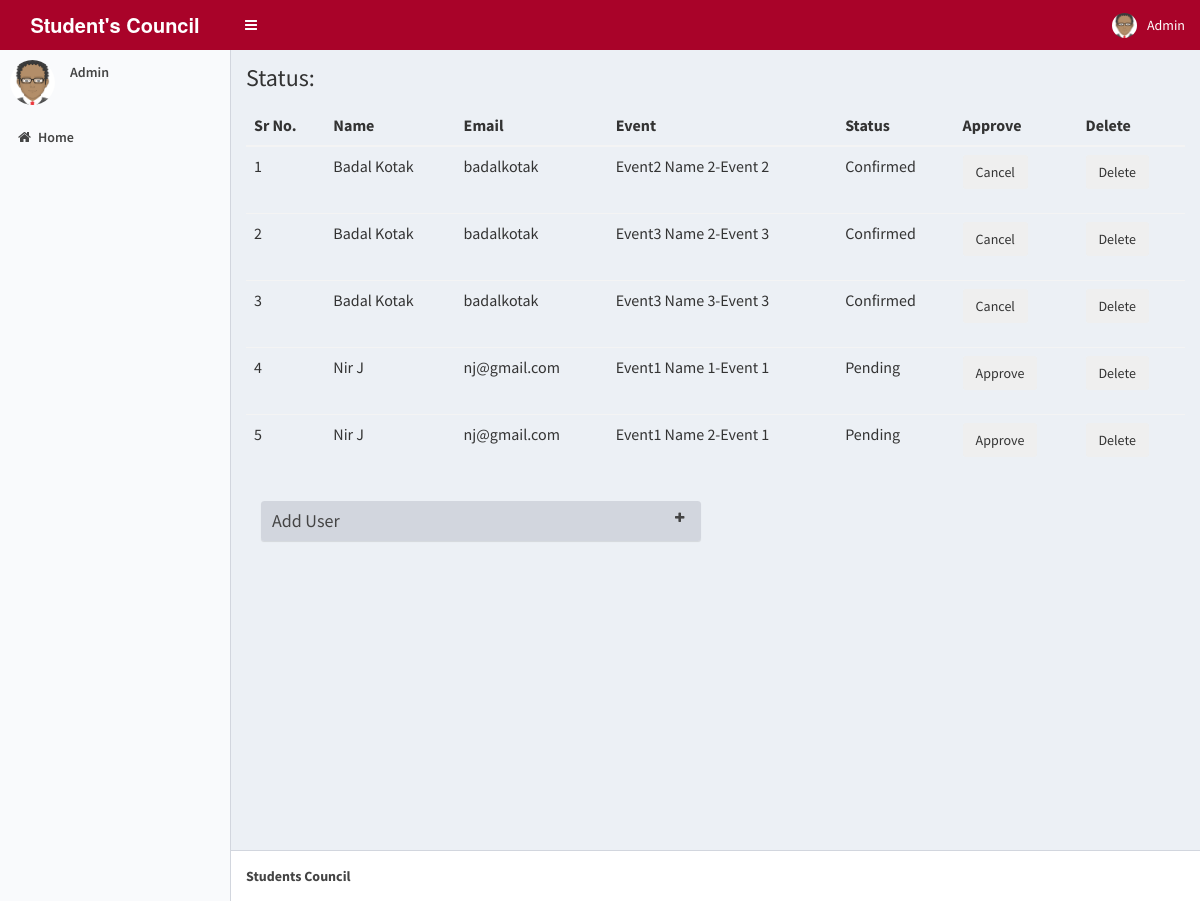
Screenshot of /backend/Admin/status.php (signed in) with the database file from the repository.
### tables this page shows
CREATE TABLE `user` (
  `Fullname` varchar(30) NOT NULL,
  `Username` varchar(100) NOT NULL,
  `BranchnYear` varchar(20) NOT NULL,
  `College` varchar(40) NOT NULL,
  `Contact` varchar(10) NOT NULL,
  `EventType` varchar(15) NOT NULL,
  `EventRegistered` varchar(30) NOT NULL,
  `ConfirmationStatus` varchar(1) NOT NULL,
  `id` int(11) NOT NULL
);

### backend/Admin/status.php (the view, shortened to what this page needs)
<html>
  <head>
    <link rel="stylesheet" href="AdminLTE/bootstrap/css/bootstrap.min.css">
    <link rel="stylesheet" href="AdminLTE/dist/font-awesome/css/font-awesome.min.css">
    <link rel="stylesheet" href="AdminLTE/dist/css/ionicons.min.css">
    <link rel="stylesheet" href="AdminLTE/dist/css/AdminLTE.min.css">
    <link rel="stylesheet" href="AdminLTE/dist/css/skins/skin-yellow-light.min.css">
  </head>
  <body class="hold-transition skin-yellow-light sidebar-mini">
    <div class="wrapper">
      <header class="main-header">
        <a href="AdminDashboard.php" class="logo">
          <span class="logo-lg"><b>Student's Council</b></span>
        </a>
        <nav class="navbar navbar-static-top" role="navigation">
          <a href="#" class="sidebar-toggle" data-toggle="offcanvas" role="button">
          </a>
          <div class="navbar-custom-menu">
            <ul class="nav navbar-nav">
              <li class="dropdown user user-menu">
                <a href="#" class="dropdown-toggle" data-toggle="dropdown">
                  <img src="D_Logo/avatar.png" class="user-image" alt="User Image">
                  <span class="hidden-xs">Admin</span>
                </a>
              </li>
            </ul>
          </div>
        </nav>
      </header>
      <aside class="main-sidebar">
        <section class="sidebar">
          <div class="user-panel">
            <div class="pull-left image">
              <img src="D_Logo/avatar.png" class="img-circle" alt="User Image">
            </div>
            <div class="pull-left info">
              <p>Admin</p>
            </div>
          </div>
          <ul class="sidebar-menu">
            <li><a href="AdminDashboard.php"><i class="fa fa-home"></i><span>Home</span></a></li>
          </ul>
        </section>
              </aside>
      <div class="content-wrapper">
        <section class="content-header">
          <h1>
            Status:
          </h1>
        </section>
        <section class="content">
        <?php
          include("dbcon.php");
          $check=mysqli_query($con,"SELECT COUNT(id) FROM `user`");
          while($c_row=mysqli_fetch_array($check))
          {
            $count=$c_row['COUNT(id)'];
          }
          if($count==0)
          {
            echo "<h3><strong>No User registered Yet!</strong><br><br></h3>";
          }
          else
          {
echo "<div class=table-responsive>";
echo "<table class=table table-striped>";
echo "<thead>";
echo "<tr>";
echo "<th>Sr No.</th>";
echo "<th>Name</th>";
echo "<th>Email</th>";
echo "<th>Event</th>";
echo "<th>Status</th>";
echo "<th>Approve</th>";
echo "<th>Delete</th>";
echo "</tr>";
echo "</thead>";
echo "<tbody>";
$i=0;
$result = mysqli_query($con,"SELECT * FROM `user` ORDER BY(Fullname)");
while($row = mysqli_fetch_array($result))
{
$id=$row['id'];
$name=$row['Fullname'];
$email=$row['Username'];
$e_type=$row['EventType'];
$event=$row['EventRegistered'];
$status=$row['ConfirmationStatus'];
if($status=="Y")
{
  $status="Confirmed";
}
else
{
  $status="Pending";
}
$i++;
echo "<tr>";
echo "<td>";
echo $i;
echo "</td>";
echo "<td>";
echo $name;
echo "</td>";
echo "<td>";
echo $email;
echo "</td>";
echo "<td>";
echo $event."-".$e_type;
echo "</td>";
echo "<td>";
echo $status;
echo "</td>";
if($status!="Confirmed")
{
echo "<td>";
echo "<form action=approve_reg.php method=post><button type=submit class=btn btn-default name=approve value='$id'>Approve</button></form>";
echo "</td>";
}
else
{
  echo "<td>";
echo "<form action=cancel_reg.php method=post><button type=submit class=btn btn-default name=cancel value=$id>Cancel</button></form>";
echo "</td>";
}
echo "<td>";
echo "<form action=del_reg.php method=post><button type=submit class=btn btn-default name=del value=$id onclick=del_confirm()>Delete</button></form>";
echo "</td>";
echo "</tr>";
}
echo "</tbody>";
echo "</table>";
echo "</div>";
}
?>
         <div class="col-md-6">
              <div class="box box-default collapsed-box box-solid">
                <div class="box-header with-border">
                  <h3 class="box-title">Add User</h3>
                  <div class="box-tools pull-right">
                    <button class="btn btn-box-tool" data-widget="collapse"><i class="fa fa-plus"></i></button>
                  </div>
                </div>
              </div>
            </div><br><br><br>
        </section>
      </div>
   <footer class="main-footer">
        <strong>Students Council</strong>
      </footer>
  </body>
</html>

### rows the page displays
user: Fullname "Badal Kotak", Username "badalkotak", EventRegistered "Event2 Name 2", EventType "Event 2", ConfirmationStatus "Confirmed", $id 20 (drawn)
user: Fullname "Badal Kotak", Username "badalkotak", EventRegistered "Event3 Name 2", EventType "Event 3", ConfirmationStatus "Confirmed", $id 22 (drawn)
user: Fullname "Badal Kotak", Username "badalkotak", EventRegistered "Event3 Name 3", EventType "Event 3", ConfirmationStatus "Confirmed", $id 23 (drawn)
user: Fullname "Nir J", Username "nj@gmail.com", EventRegistered "Event1 Name 1", EventType "Event 1", ConfirmationStatus "Pending", $id 24 (drawn)
user: Fullname "Nir J", Username "nj@gmail.com", EventRegistered "Event1 Name 2", EventType "Event 1", ConfirmationStatus "Pending", $id 25 (drawn)
